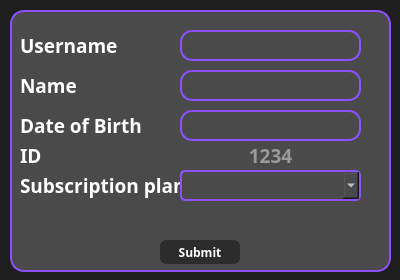
<?xml version="1.0" encoding="UTF-8"?>
<ui version="4.0">
 <class>addMembersClass</class>
 <widget class="QWidget" name="addMembersClass">
  <property name="geometry">
   <rect>
    <x>0</x>
    <y>0</y>
    <width>400</width>
    <height>280</height>
   </rect>
  </property>
  <property name="windowTitle">
   <string>Form</string>
  </property>
  <property name="styleSheet">
   <string notr="true">background-color:#1e1e1e;</string>
  </property>
  <widget class="QLabel" name="label">
   <property name="geometry">
    <rect>
     <x>10</x>
     <y>10</y>
     <width>381</width>
     <height>262</height>
    </rect>
   </property>
   <property name="styleSheet">
    <string notr="true">	background-color: #4A4A4A;
    border: 2px solid #8B50FF ;
    border-radius: 14px;
</string>
   </property>
   <property name="text">
    <string/>
   </property>
  </widget>
  <widget class="QPushButton" name="Submit">
   <property name="geometry">
    <rect>
     <x>160</x>
     <y>240</y>
     <width>80</width>
     <height>24</height>
    </rect>
   </property>
   <property name="font">
    <font>
     <family>Futura</family>
     <bold>true</bold>
    </font>
   </property>
   <property name="styleSheet">
    <string notr="true">QPushButton {
    background-color: #2c2c2c;  
    color: white;
    border: 2px solid #2c2c2c;
    border-radius: 6px;
}

QPushButton:hover {
    background-color: #8B50FF ; 
    border: 2px solid #8B50FF ;
    color: white;
}

QPushButton:pressed {
    background-color: #6F3FCC; 
}</string>
   </property>
   <property name="text">
    <string>Submit</string>
   </property>
  </widget>
  <widget class="QLabel" name="label_2">
   <property name="geometry">
    <rect>
     <x>20</x>
     <y>30</y>
     <width>101</width>
     <height>31</height>
    </rect>
   </property>
   <property name="font">
    <font>
     <family>Futura</family>
     <pointsize>14</pointsize>
     <bold>true</bold>
    </font>
   </property>
   <property name="styleSheet">
    <string notr="true">background-color:transparent;
color:white;</string>
   </property>
   <property name="text">
    <string>Username</string>
   </property>
  </widget>
  <widget class="QLabel" name="label_3">
   <property name="geometry">
    <rect>
     <x>20</x>
     <y>70</y>
     <width>101</width>
     <height>31</height>
    </rect>
   </property>
   <property name="font">
    <font>
     <family>Futura</family>
     <pointsize>14</pointsize>
     <bold>true</bold>
    </font>
   </property>
   <property name="styleSheet">
    <string notr="true">background-color:transparent;
color:white;</string>
   </property>
   <property name="text">
    <string>Name</string>
   </property>
  </widget>
  <widget class="QLabel" name="label_4">
   <property name="geometry">
    <rect>
     <x>20</x>
     <y>110</y>
     <width>121</width>
     <height>31</height>
    </rect>
   </property>
   <property name="font">
    <font>
     <family>Futura</family>
     <pointsize>14</pointsize>
     <bold>true</bold>
    </font>
   </property>
   <property name="styleSheet">
    <string notr="true">background-color:transparent;
color:white;</string>
   </property>
   <property name="text">
    <string>Date of Birth</string>
   </property>
  </widget>
  <widget class="QLabel" name="label_5">
   <property name="geometry">
    <rect>
     <x>20</x>
     <y>140</y>
     <width>121</width>
     <height>31</height>
    </rect>
   </property>
   <property name="font">
    <font>
     <family>Futura</family>
     <pointsize>14</pointsize>
     <bold>true</bold>
    </font>
   </property>
   <property name="styleSheet">
    <string notr="true">background-color:transparent;
color:white;</string>
   </property>
   <property name="text">
    <string>ID</string>
   </property>
  </widget>
  <widget class="QLineEdit" name="USERNAME">
   <property name="geometry">
    <rect>
     <x>180</x>
     <y>30</y>
     <width>181</width>
     <height>31</height>
    </rect>
   </property>
   <property name="font">
    <font>
     <family>DM Serif Display</family>
    </font>
   </property>
   <property name="styleSheet">
    <string notr="true">border: 2px solid #8B50FF;
border-radius: 12px;
background-color: #4A4A4A;
padding-left: 10px;  
color: white;</string>
   </property>
  </widget>
  <widget class="QLabel" name="keyLabel">
   <property name="geometry">
    <rect>
     <x>20</x>
     <y>170</y>
     <width>161</width>
     <height>31</height>
    </rect>
   </property>
   <property name="font">
    <font>
     <family>Futura</family>
     <pointsize>14</pointsize>
     <bold>true</bold>
    </font>
   </property>
   <property name="styleSheet">
    <string notr="true">background-color:transparent;
color:white;</string>
   </property>
   <property name="text">
    <string>Subscription plan</string>
   </property>
  </widget>
  <widget class="QLineEdit" name="NAME">
   <property name="geometry">
    <rect>
     <x>180</x>
     <y>70</y>
     <width>181</width>
     <height>31</height>
    </rect>
   </property>
   <property name="font">
    <font>
     <family>DM Serif Display</family>
    </font>
   </property>
   <property name="styleSheet">
    <string notr="true">border: 2px solid #8B50FF;
border-radius: 12px;
background-color: #4A4A4A;
padding-left: 10px;  
color: white;</string>
   </property>
  </widget>
  <widget class="QLineEdit" name="DOB">
   <property name="geometry">
    <rect>
     <x>180</x>
     <y>110</y>
     <width>181</width>
     <height>31</height>
    </rect>
   </property>
   <property name="font">
    <font>
     <family>DM Serif Display</family>
    </font>
   </property>
   <property name="styleSheet">
    <string notr="true">border: 2px solid #8B50FF;
border-radius: 12px;
background-color: #4A4A4A;
padding-left: 10px;  
color: white;</string>
   </property>
  </widget>
  <widget class="QComboBox" name="comboBox">
   <property name="geometry">
    <rect>
     <x>180</x>
     <y>170</y>
     <width>181</width>
     <height>31</height>
    </rect>
   </property>
   <property name="font">
    <font>
     <family>DM Serif Display</family>
    </font>
   </property>
   <property name="styleSheet">
    <string notr="true">	color:white;
	padding-left: 5px;
    border-radius: 5px;
    border: 2px solid #8B50FF ;
background-color: #4A4A4A;
text-align: center;</string>
   </property>
  </widget>
  <widget class="QLabel" name="ID">
   <property name="geometry">
    <rect>
     <x>180</x>
     <y>140</y>
     <width>181</width>
     <height>31</height>
    </rect>
   </property>
   <property name="font">
    <font>
     <family>Futura</family>
     <pointsize>14</pointsize>
     <bold>true</bold>
    </font>
   </property>
   <property name="styleSheet">
    <string notr="true">background-color:transparent;
color:#999999;</string>
   </property>
   <property name="text">
    <string>1234</string>
   </property>
   <property name="alignment">
    <set>Qt::AlignmentFlag::AlignCenter</set>
   </property>
  </widget>
  <widget class="QLabel" name="message">
   <property name="geometry">
    <rect>
     <x>70</x>
     <y>210</y>
     <width>261</width>
     <height>20</height>
    </rect>
   </property>
   <property name="font">
    <font>
     <family>Futura</family>
     <pointsize>12</pointsize>
     <bold>true</bold>
    </font>
   </property>
   <property name="styleSheet">
    <string notr="true">background-color:transparent;
color:red;</string>
   </property>
   <property name="text">
    <string/>
   </property>
   <property name="alignment">
    <set>Qt::AlignmentFlag::AlignCenter</set>
   </property>
  </widget>
 </widget>
 <resources/>
 <connections/>
</ui>
